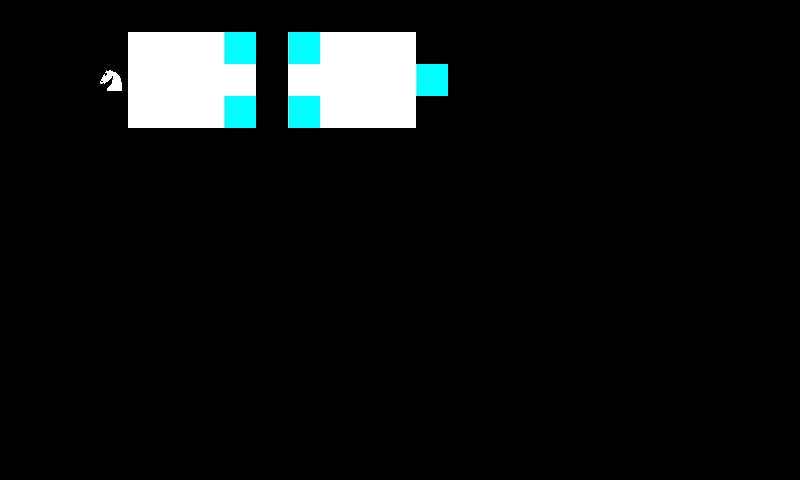

A 2D game scene composited from a Tiled map and its tileset images. What follows is a short description and the map's XML, with every tile layer's data as written:
An orthogonal 25x15 tile map with 32x32 px tiles, 1 tile layer (Map).

<map version="1.0" orientation="orthogonal" renderorder="right-down" width="25" height="15" tilewidth="32" tileheight="32" nextobjectid="14">
 <tileset firstgid="1" name="Tileset" tilewidth="32" tileheight="32" tilecount="18">
  <image source="gfx/Tileset.png" width="192" height="96" />
 </tileset>
 <layer name="Map" width="25" height="15">
  <data>
   <tile gid="0" />
   <tile gid="0" />
   <tile gid="0" />
   <tile gid="0" />
   <tile gid="0" />
   <tile gid="0" />
   <tile gid="0" />
   <tile gid="0" />
   <tile gid="0" />
   <tile gid="0" />
   <tile gid="0" />
   <tile gid="0" />
   <tile gid="0" />
   <tile gid="0" />
   <tile gid="0" />
   <tile gid="0" />
   <tile gid="0" />
   <tile gid="0" />
   <tile gid="0" />
   <tile gid="0" />
   <tile gid="0" />
   <tile gid="0" />
   <tile gid="0" />
   <tile gid="0" />
   <tile gid="0" />
   <tile gid="0" />
   <tile gid="0" />
   <tile gid="0" />
   <tile gid="0" />
   <tile gid="1" />
   <tile gid="1" />
   <tile gid="1" />
   <tile gid="2" />
   <tile gid="0" />
   <tile gid="2" />
   <tile gid="1" />
   <tile gid="1" />
   <tile gid="1" />
   <tile gid="0" />
   <tile gid="0" />
   <tile gid="0" />
   <tile gid="0" />
   <tile gid="0" />
   <tile gid="0" />
   <tile gid="0" />
   <tile gid="0" />
   <tile gid="0" />
   <tile gid="0" />
   <tile gid="0" />
   <tile gid="0" />
   <tile gid="0" />
   <tile gid="0" />
   <tile gid="0" />
   <tile gid="10" />
   <tile gid="1" />
   <tile gid="1" />
   <tile gid="1" />
   <tile gid="1" />
   <tile gid="0" />
   <tile gid="1" />
   <tile gid="1" />
   <tile gid="1" />
   <tile gid="1" />
   <tile gid="2" />
   <tile gid="0" />
   <tile gid="0" />
   <tile gid="0" />
   <tile gid="0" />
   <tile gid="0" />
   <tile gid="0" />
   <tile gid="0" />
   <tile gid="0" />
   <tile gid="0" />
   <tile gid="0" />
   <tile gid="0" />
   <tile gid="0" />
   <tile gid="0" />
   <tile gid="0" />
   <tile gid="0" />
   <tile gid="1" />
   <tile gid="1" />
   <tile gid="1" />
   <tile gid="2" />
   <tile gid="0" />
   <tile gid="2" />
   <tile gid="1" />
   <tile gid="1" />
   <tile gid="1" />
   <tile gid="0" />
   <tile gid="0" />
   <tile gid="0" />
   <tile gid="0" />
   <tile gid="0" />
   <tile gid="0" />
   <tile gid="0" />
   <tile gid="0" />
   <tile gid="0" />
   <tile gid="0" />
   <tile gid="0" />
   <tile gid="0" />
   <tile gid="0" />
   <tile gid="0" />
   <tile gid="0" />
   <tile gid="0" />
   <tile gid="0" />
   <tile gid="0" />
   <tile gid="0" />
   <tile gid="0" />
   <tile gid="0" />
   <tile gid="0" />
   <tile gid="0" />
   <tile gid="0" />
   <tile gid="0" />
   <tile gid="0" />
   <tile gid="0" />
   <tile gid="0" />
   <tile gid="0" />
   <tile gid="0" />
   <tile gid="0" />
   <tile gid="0" />
   <tile gid="0" />
   <tile gid="0" />
   <tile gid="0" />
   <tile gid="0" />
   <tile gid="0" />
   <tile gid="0" />
   <tile gid="0" />
   <tile gid="0" />
   <tile gid="0" />
   <tile gid="0" />
   <tile gid="0" />
   <tile gid="0" />
   <tile gid="0" />
   <tile gid="0" />
   <tile gid="0" />
   <tile gid="0" />
   <tile gid="0" />
   <tile gid="0" />
   <tile gid="0" />
   <tile gid="0" />
   <tile gid="0" />
   <tile gid="0" />
   <tile gid="0" />
   <tile gid="0" />
   <tile gid="0" />
   <tile gid="0" />
   <tile gid="0" />
   <tile gid="0" />
   <tile gid="0" />
   <tile gid="0" />
   <tile gid="0" />
   <tile gid="0" />
   <tile gid="0" />
   <tile gid="0" />
   <tile gid="0" />
   <tile gid="0" />
   <tile gid="0" />
   <tile gid="0" />
   <tile gid="0" />
   <tile gid="0" />
   <tile gid="0" />
   <tile gid="0" />
   <tile gid="0" />
   <tile gid="0" />
   <tile gid="0" />
   <tile gid="0" />
   <tile gid="0" />
   <tile gid="0" />
   <tile gid="0" />
   <tile gid="0" />
   <tile gid="0" />
   <tile gid="0" />
   <tile gid="0" />
   <tile gid="0" />
   <tile gid="0" />
   <tile gid="0" />
   <tile gid="0" />
   <tile gid="0" />
   <tile gid="0" />
   <tile gid="0" />
   <tile gid="0" />
   <tile gid="0" />
   <tile gid="0" />
   <tile gid="0" />
   <tile gid="0" />
   <tile gid="0" />
   <tile gid="0" />
   <tile gid="0" />
   <tile gid="0" />
   <tile gid="0" />
   <tile gid="0" />
   <tile gid="0" />
   <tile gid="0" />
   <tile gid="0" />
   <tile gid="0" />
   <tile gid="0" />
   <tile gid="0" />
   <tile gid="0" />
   <tile gid="0" />
   <tile gid="0" />
   <tile gid="0" />
   <tile gid="0" />
   <tile gid="0" />
   <tile gid="0" />
   <tile gid="0" />
   <tile gid="0" />
   <tile gid="0" />
   <tile gid="0" />
   <tile gid="0" />
   <tile gid="0" />
   <tile gid="0" />
   <tile gid="0" />
   <tile gid="0" />
   <tile gid="0" />
   <tile gid="0" />
   <tile gid="0" />
   <tile gid="0" />
   <tile gid="0" />
   <tile gid="0" />
   <tile gid="0" />
   <tile gid="0" />
   <tile gid="0" />
   <tile gid="0" />
   <tile gid="0" />
   <tile gid="0" />
   <tile gid="0" />
   <tile gid="0" />
   <tile gid="0" />
   <tile gid="0" />
   <tile gid="0" />
   <tile gid="0" />
   <tile gid="0" />
   <tile gid="0" />
   <tile gid="0" />
   <tile gid="0" />
   <tile gid="0" />
   <tile gid="0" />
   <tile gid="0" />
   <tile gid="0" />
   <tile gid="0" />
   <tile gid="0" />
   <tile gid="0" />
   <tile gid="0" />
   <tile gid="0" />
   <tile gid="0" />
   <tile gid="0" />
   <tile gid="0" />
   <tile gid="0" />
   <tile gid="0" />
   <tile gid="0" />
   <tile gid="0" />
   <tile gid="0" />
   <tile gid="0" />
   <tile gid="0" />
   <tile gid="0" />
   <tile gid="0" />
   <tile gid="0" />
   <tile gid="0" />
   <tile gid="0" />
   <tile gid="0" />
   <tile gid="0" />
   <tile gid="0" />
   <tile gid="0" />
   <tile gid="0" />
   <tile gid="0" />
   <tile gid="0" />
   <tile gid="0" />
   <tile gid="0" />
   <tile gid="0" />
   <tile gid="0" />
   <tile gid="0" />
   <tile gid="0" />
   <tile gid="0" />
   <tile gid="0" />
   <tile gid="0" />
   <tile gid="0" />
   <tile gid="0" />
   <tile gid="0" />
   <tile gid="0" />
   <tile gid="0" />
   <tile gid="0" />
   <tile gid="0" />
   <tile gid="0" />
   <tile gid="0" />
   <tile gid="0" />
   <tile gid="0" />
   <tile gid="0" />
   <tile gid="0" />
   <tile gid="0" />
   <tile gid="0" />
   <tile gid="0" />
   <tile gid="0" />
   <tile gid="0" />
   <tile gid="0" />
   <tile gid="0" />
   <tile gid="0" />
   <tile gid="0" />
   <tile gid="0" />
   <tile gid="0" />
   <tile gid="0" />
   <tile gid="0" />
   <tile gid="0" />
   <tile gid="0" />
   <tile gid="0" />
   <tile gid="0" />
   <tile gid="0" />
   <tile gid="0" />
   <tile gid="0" />
   <tile gid="0" />
   <tile gid="0" />
   <tile gid="0" />
   <tile gid="0" />
   <tile gid="0" />
   <tile gid="0" />
   <tile gid="0" />
   <tile gid="0" />
   <tile gid="0" />
   <tile gid="0" />
   <tile gid="0" />
   <tile gid="0" />
   <tile gid="0" />
   <tile gid="0" />
   <tile gid="0" />
   <tile gid="0" />
   <tile gid="0" />
   <tile gid="0" />
   <tile gid="0" />
   <tile gid="0" />
   <tile gid="0" />
   <tile gid="0" />
   <tile gid="0" />
   <tile gid="0" />
   <tile gid="0" />
   <tile gid="0" />
   <tile gid="0" />
   <tile gid="0" />
   <tile gid="0" />
   <tile gid="0" />
   <tile gid="0" />
   <tile gid="0" />
   <tile gid="0" />
   <tile gid="0" />
   <tile gid="0" />
   <tile gid="0" />
   <tile gid="0" />
   <tile gid="0" />
   <tile gid="0" />
   <tile gid="0" />
   <tile gid="0" />
   <tile gid="0" />
   <tile gid="0" />
   <tile gid="0" />
   <tile gid="0" />
   <tile gid="0" />
   <tile gid="0" />
   <tile gid="0" />
   <tile gid="0" />
   <tile gid="0" />
   <tile gid="0" />
   <tile gid="0" />
   <tile gid="0" />
   <tile gid="0" />
   <tile gid="0" />
   <tile gid="0" />
   <tile gid="0" />
   <tile gid="0" />
   <tile gid="0" />
   <tile gid="0" />
   <tile gid="0" />
   <tile gid="0" />
   <tile gid="0" />
   <tile gid="0" />
   <tile gid="0" />
   <tile gid="0" />
   <tile gid="0" />
  </data>
 </layer>
 <objectgroup name="Pieces" />
</map>
